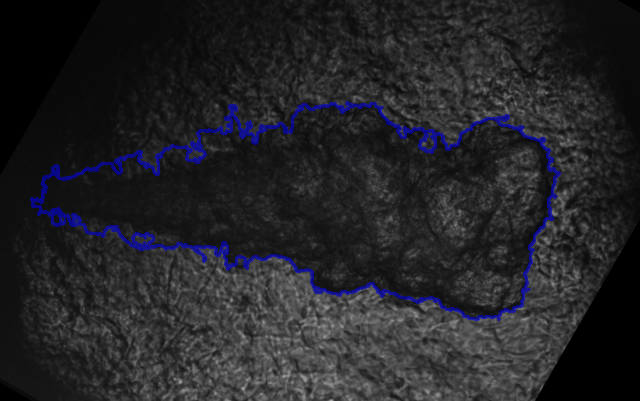
#> input picture Shadow_Camera_1_189_comparison_frame_200.png, 640 x 401 px
$ python -i boundary.py   (imports and definitions only)
#> lines starting #> are read from the running program, lines starting #| are printed output that depends on the picture; after the words box and inside, x2 and y2 are one past the last pixel; in counts of white or black regions, pixels touching at a corner belong together
import os
from pathlib import Path
import numpy as np
import concurrent.futures
from types import SimpleNamespace
from skimage.measure import label, regionprops, find_contours

# Assuming you have a function similar to this:
def bw2boundaries(bw):
    """
    Extracts the boundaries and area of the largest connected component in a binary image.

    Parameters:
        bw (numpy.ndarray): A binary image (2D array)

    Returns:
        boundaries (list): List of numpy arrays containing contour coordinates.
        area (int): Area (pixel count) of the largest connected component.
    """
    # Label connected components (8-connectivity)
    labeled = label(bw, connectivity=2)
    regions = regionprops(labeled)

    # If no components are detected, return empty results.
    if not regions:
        return [], 0


    # Identify the largest component by area.
    largest_region = max(regions, key=lambda r: r.area)
    largest_label = largest_region.label

    # Create a mask for the largest component.
    filtered_mask = (labeled == largest_label)

    # Compute area.
    area = int(np.sum(filtered_mask))

    # Extract boundaries using the threshold level of 0.5.
    boundaries = find_contours(filtered_mask.astype(np.uint8), level=0.5)


    return boundaries, area

def process_frame(frame):
    """
    Process a single frame, computing boundaries and area, and return a structure.

    Parameters:
        frame (numpy.ndarray): A binary image (2D array)

    Returns:
        SimpleNamespace: Contains fields 'boundaries' (list) and 'area' (int).
    """
    boundaries, area = bw2boundaries(frame)
    return SimpleNamespace(boundaries=boundaries, area=area)

def compute_boundaries_parallel(frames):
    """
    Processes a list of frames in parallel and returns a list of structures containing the results.

    Parameters:
        frames (list or iterable): A list of binary image frames.

    Returns:
        list: A list of SimpleNamespace objects for each frame.
              Each object has 'boundaries' and 'area' attributes.
    """
    with concurrent.futures.ProcessPoolExecutor() as executor:
        results = list(executor.map(process_frame, frames))
    return results
'''
# Example usage:
if __name__ == "__main__":
    # For demonstration, create an artificial binary video (e.g., 5 frames).
    num_frames = 100
    height, width = 100, 100
    bw_video = np.zeros((num_frames, height, width), dtype=np.uint8)
    for i in range(num_frames):
        # Create a shifting square in each frame
        start = 10 + i * 20
        end = 60 + i * 20
        bw_video[i, start:end, start:end] = 1

    # Convert to a list of frames.
    frames = [bw_video[i] for i in range(num_frames)]

    # Process all frames in parallel.
    results = compute_boundaries_parallel(frames)

    # Now you can access the results by attribute name.
    for idx, res in enumerate(results):
        print(f"Frame {idx}: Area = {res.area}, Number of boundaries = {len(res.boundaries)}")
        # For example, plot the first boundary if it exists:
        if res.boundaries:
            import matplotlib.pyplot as plt
            contour = res.boundaries[0]
            plt.figure()
            plt.imshow(frames[idx], cmap='gray')
            plt.plot(contour[:, 1], contour[:, 0], '-r', linewidth=2)
            plt.title(f"Frame {idx} Boundary")
            plt.show()
'''

>>> import cv2
>>> picture = cv2.imread('../Shadow_Camera_1_189_comparison_frame_200.png', cv2.IMREAD_GRAYSCALE)
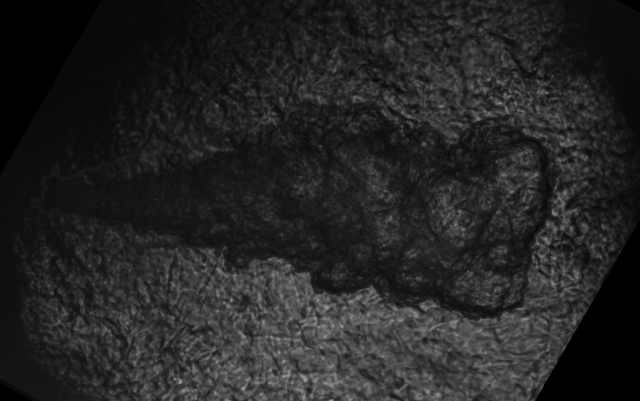
#> picture: shape (401, 640); min 0, max 168, mean 36.4
>>> result = process_frame(picture)
#> in bw2boundaries, `labeled = label(bw, connectivity=2)`:
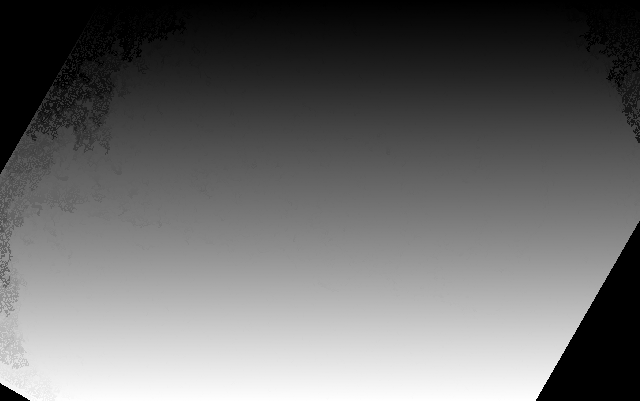
#> labeled: shape (401, 640) int64; min 0, max 151258, mean 63588.2; drawn with min black and max white
#> in bw2boundaries, `regions = regionprops(labeled)`: regions = 151258 regions
#> in bw2boundaries, `largest_label = largest_region.label`: largest_label = 1
#> in bw2boundaries, `filtered_mask = (labeled == largest_label)`:
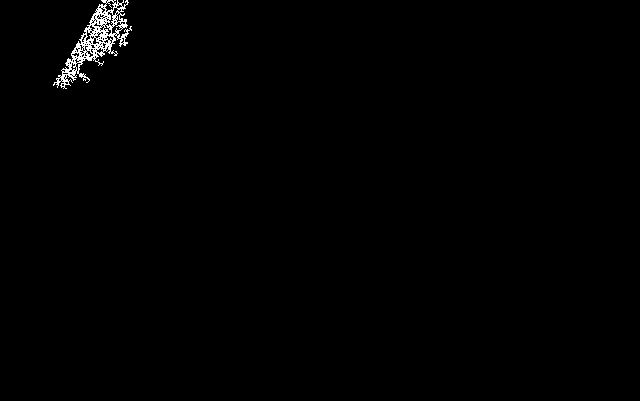
#> filtered_mask: shape (401, 640) bool; 0.68% white in thin lines or dots, all inside (x1, y1, x2, y2) = (53, 0, 132, 89)
#> in bw2boundaries, `area = int(np.sum(filtered_mask))`: area = 1739
#> in bw2boundaries, `boundaries = find_contours(filtered_mask.astype(np.uint8), level=0.5)`: boundaries = 130 point arrays, longest 835 points
#> in process_frame, `boundaries, area = bw2boundaries(frame)`: area = 1739

$ run again, on Shadow_Camera_2_comparison_frame_142.png
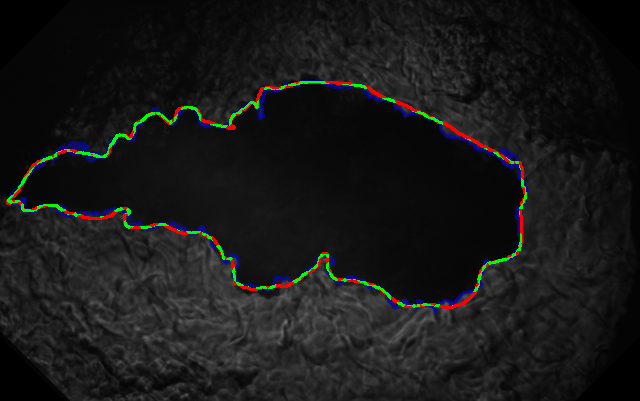
#> input picture Shadow_Camera_2_comparison_frame_142.png, 640 x 401 px
#> in bw2boundaries, `labeled = label(bw, connectivity=2)`:
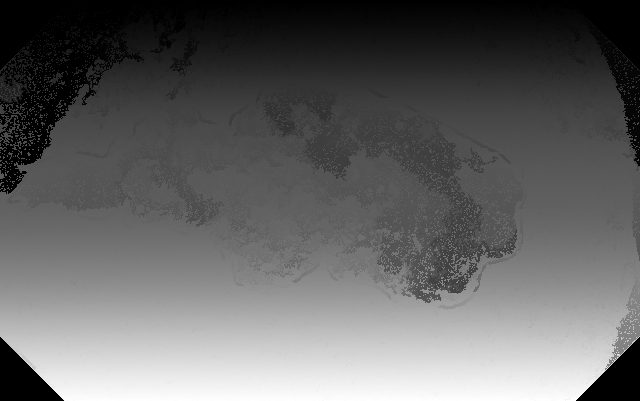
#> labeled: shape (401, 640) int64; min 0, max 96409, mean 38014.8; drawn with min black and max white
#> regions = 96409 regions
#> largest_label = 3
#> in bw2boundaries, `filtered_mask = (labeled == largest_label)`:
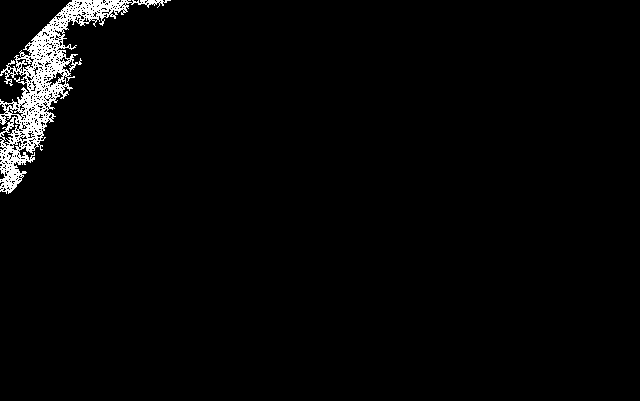
#> filtered_mask: shape (401, 640) bool; 2.4% white in thin lines or dots, all inside (x1, y1, x2, y2) = (0, 0, 171, 194)
#> in bw2boundaries, `area = int(np.sum(filtered_mask))`: area = 6240
#> in bw2boundaries, `boundaries = find_contours(filtered_mask.astype(np.uint8), level=0.5)`: boundaries = 438 point arrays, longest 1203 points
#> in process_frame, `boundaries, area = bw2boundaries(frame)`: area = 6240

$ run again, on Shadow_Camera_2_comparison_frame_166.png
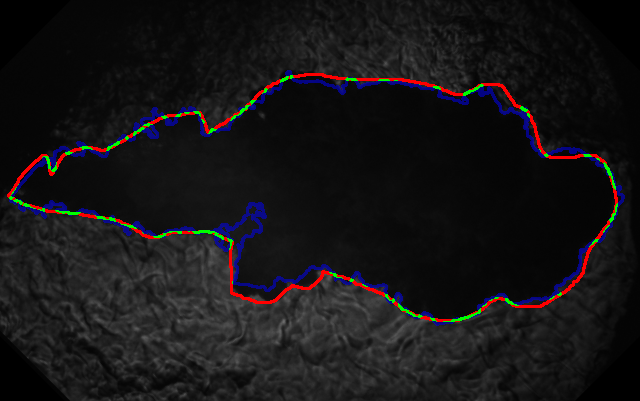
#> input picture Shadow_Camera_2_comparison_frame_166.png, 640 x 401 px
#> in bw2boundaries, `labeled = label(bw, connectivity=2)`:
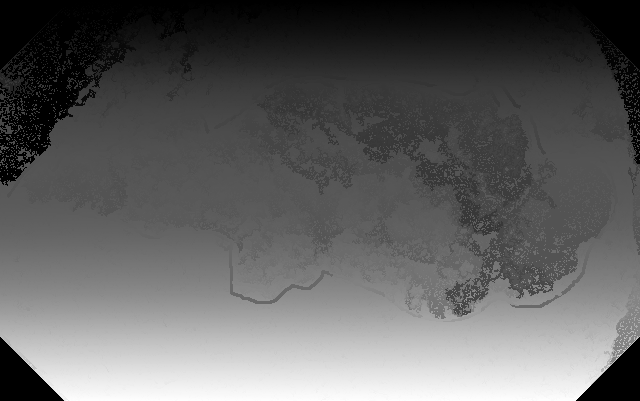
#> labeled: shape (401, 640) int64; min 0, max 83676, mean 31831.7; drawn with min black and max white
#> regions = 83676 regions
#> largest_label = 2
#> in bw2boundaries, `filtered_mask = (labeled == largest_label)`:
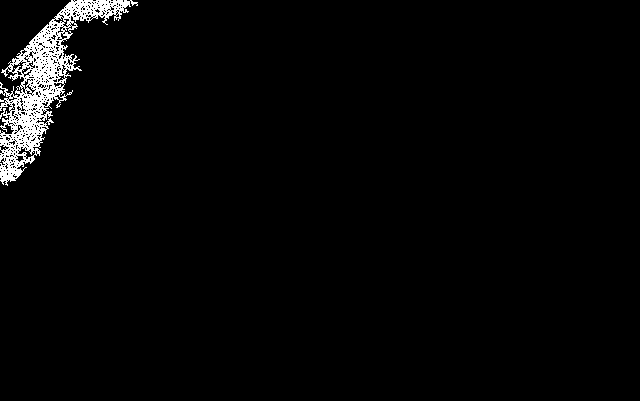
#> filtered_mask: shape (401, 640) bool; 2.4% white; 1 white region, box (x1, y1, x2, y2) and area: (0, 0, 138, 186) 6257
#> in bw2boundaries, `area = int(np.sum(filtered_mask))`: area = 6257
#> in bw2boundaries, `boundaries = find_contours(filtered_mask.astype(np.uint8), level=0.5)`: boundaries = 452 point arrays, longest 1581 points
#> in process_frame, `boundaries, area = bw2boundaries(frame)`: area = 6257
